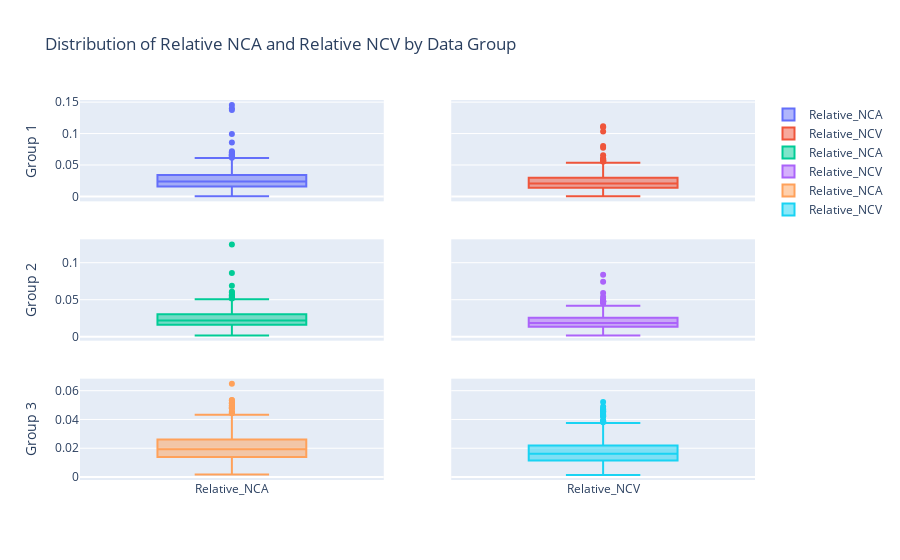

Notebook source saved alongside this figure:
### Code cell
import pandas as pd
import plotly.express as px
from plotly.subplots import make_subplots

# Create the DataFrame as you've shown

# Get unique data_group and event_type combinations
data_groups = df["data_group"].unique()

# Create subplots
fig = make_subplots(rows=len(data_groups), cols=2, shared_xaxes=True, shared_yaxes=True)

# Initialize subplot indices
row = 1
col = 1

row = 1  # Initialize the row

for data_group in data_groups:
    subset = df[df["data_group"] == data_group]

    # Create box plots for NCA and NCV
    fig.add_trace(go.Box(y=subset["Relative_NCA"], name="Relative_NCA", orientation="v"), row=row, col=1)
    fig.add_trace(go.Box(y=subset["Relative_NCV"], name="Relative_NCV", orientation="v"), row=row, col=2)
    fig.update_yaxes(title_text=f"Group {data_group}", row=row, col=1)

    row += 1  # Move to the next row


# Update the overall title (optional)
fig.update_layout(title_text="Distribution of Relative NCA and Relative NCV by Data Group")

# Show the figure
fig.show()

### Figure 1 — Plotly figure (JSON) as saved in the notebook; plotly's stock layout.template omitted (floating-point values rounded to 4 significant figures; data arrays with more than 128 entries replaced by an {"elided": "..."} marker saying what was removed)
{"data": [{"name": "Relative_NCA", "orientation": "v", "type": "box", "xaxis": "x", "y": {"elided": "1160 float values"}, "yaxis": "y"}, {"name": "Relative_NCV", "orientation": "v", "type": "box", "xaxis": "x2", "y": {"elided": "1160 float values"}, "yaxis": "y2"}, {"name": "Relative_NCA", "orientation": "v", "type": "box", "xaxis": "x3", "y": {"elided": "600 float values"}, "yaxis": "y3"}, {"name": "Relative_NCV", "orientation": "v", "type": "box", "xaxis": "x4", "y": {"elided": "600 float values"}, "yaxis": "y4"}, {"name": "Relative_NCA", "orientation": "v", "type": "box", "xaxis": "x5", "y": {"elided": "920 float values"}, "yaxis": "y5"}, {"name": "Relative_NCV", "orientation": "v", "type": "box", "xaxis": "x6", "y": {"elided": "920 float values"}, "yaxis": "y6"}], "layout": {"title": {"text": "Distribution of Relative NCA and Relative NCV by Data Group"}, "xaxis": {"anchor": "y", "domain": [0, 0.45], "matches": "x5", "showticklabels": false}, "xaxis2": {"anchor": "y2", "domain": [0.55, 1], "matches": "x6", "showticklabels": false}, "xaxis3": {"anchor": "y3", "domain": [0, 0.45], "matches": "x5", "showticklabels": false}, "xaxis4": {"anchor": "y4", "domain": [0.55, 1], "matches": "x6", "showticklabels": false}, "xaxis5": {"anchor": "y5", "domain": [0, 0.45]}, "xaxis6": {"anchor": "y6", "domain": [0.55, 1]}, "yaxis": {"anchor": "x", "domain": [0.7333, 1], "title": {"text": "Group 1"}}, "yaxis2": {"anchor": "x2", "domain": [0.7333, 1], "matches": "y", "showticklabels": false}, "yaxis3": {"anchor": "x3", "domain": [0.3667, 0.6333], "title": {"text": "Group 2"}}, "yaxis4": {"anchor": "x4", "domain": [0.3667, 0.6333], "matches": "y3", "showticklabels": false}, "yaxis5": {"anchor": "x5", "domain": [0, 0.2667], "title": {"text": "Group 3"}}, "yaxis6": {"anchor": "x6", "domain": [0, 0.2667], "matches": "y5", "showticklabels": false}}}
